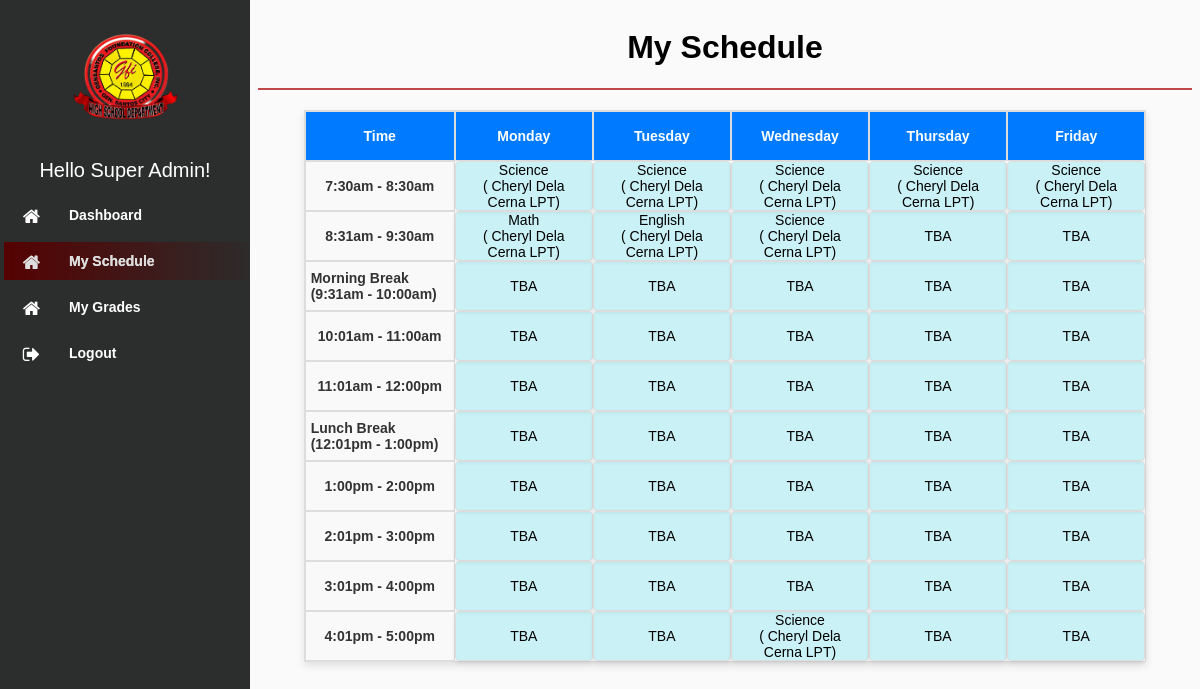
The app's page /modules_student/schedule/index.php (signed in) with its own data.
### tables this page shows
CREATE TABLE `subject` (
  `id` int(11) NOT NULL,
  `code` varchar(100) NOT NULL,
  `grade_level` varchar(100) NOT NULL,
  `name` varchar(100) NOT NULL,
  `details` varchar(100) NOT NULL,
  `teacher_id` varchar(100) NOT NULL,
  `del_status` varchar(100) NOT NULL
);

CREATE TABLE `scheduler` (
  `id` int(11) NOT NULL,
  `section` varchar(50) NOT NULL,
  `quarter` int(11) NOT NULL,
  `day` enum('Monday','Tuesday','Wednesday','Thursday','Friday') NOT NULL,
  `time_slot` varchar(20) NOT NULL,
  `subject` varchar(100) NOT NULL,
  `school_year` varchar(100) NOT NULL
);

### modules_student/schedule/index.php (the view, shortened to what this page needs)
<!DOCTYPE html>
<html lang="en">
<?php
$page = 'Schedule';
include "../../db_conn.php";
 ?>
<head>
    <link rel="stylesheet" type="text/css" href="../../assets/css/font-awesome-4.7.0/css/menu.css">
    <link rel="stylesheet" type="text/css" href="../../assets/css/font-awesome-4.7.0/css/style.css">
    <link rel="stylesheet" type="text/css" href="../../assets/css/font-awesome-4.7.0/css/font-awesome.min.css">
</head>
<body>
<?php include "../../navbar_student.php"; ?>
<div class="content">
<div class="header">
                <h1>My <?php if ($page) {echo $page;} ?></h1>
</div>
<div class="scheduler">
    <div class="header1">Time</div>
    <div class="header1">Monday</div>
    <div class="header1">Tuesday</div>
    <div class="header1">Wednesday</div>
    <div class="header1">Thursday</div>
    <div class="header1">Friday</div>
    <?php
    $getSectionQuery = mysqli_query($conn, "SELECT a.* FROM `section` a INNER JOIN section_student b WHERE b.section = a.id AND b.student = '$student_id'");
    $getSection = mysqli_fetch_assoc($getSectionQuery);
    if ($getSection) {
        $section = $getSection['id'];
        $schedQuery = mysqli_query($conn, "
        SELECT
    s.day,
    s.time_slot,
    sub.name AS subject_name,
    sec.name AS section_name,
    CONCAT(t.first_name, ' ',
           COALESCE(t.middle_name, ''), ' ',
           t.last_name, ' ',
           COALESCE(t.extension_name, '')) AS teacher_name
FROM `scheduler` s
LEFT JOIN `subject` sub ON s.subject = sub.id
LEFT JOIN `section` sec ON s.section = sec.id
LEFT JOIN `teacher` t ON sec.teacher_id = t.id  -- Joining teacher table to get teacher's name
WHERE s.section = '$section';
");
$schedule = [];
while ($row = mysqli_fetch_assoc($schedQuery)) {
    $day = strtolower(trim($row['day']));
    $time_slot = strtolower(trim($row['time_slot']));
    $schedule[$day][$time_slot] = $row['subject_name'] . "<br>( " . $row['teacher_name'] . ')';
}
    }
    ?>
    <?php
    $time_slots = [
        "7:30am - 8:30am",
        "8:31am - 9:30am",
        "Morning Break (9:31am - 10:00am)",
        "10:01am - 11:00am",
        "11:01am - 12:00pm",
        "Lunch Break (12:01pm - 1:00pm)",
        "1:00pm - 2:00pm",
        "2:01pm - 3:00pm",
        "3:01pm - 4:00pm",
        "4:01pm - 5:00pm"
    ];
    $days = ["monday", "tuesday", "wednesday", "thursday", "friday"];
    foreach ($time_slots as $time_slot) {
        $normalized_time_slot = strtolower(trim($time_slot));
        echo '<div class="time-slot">' . htmlspecialchars($time_slot) . '</div>';
        foreach ($days as $day) {
            $subject_name = isset($schedule[$day][$normalized_time_slot]) ? $schedule[$day][$normalized_time_slot] : "TBA";
            echo '<div class="subject">' . nl2br(htmlspecialchars_decode($subject_name)) . '</div>';
        }
    }
    ?>
</div>
<br>
</div>
</body>
</html>

### modules_student/schedule/index.php (style rules this page uses)
.scheduler { display: grid; grid-template-columns: 150px repeat(5, 1fr); grid-auto-rows: 50px; width: 100%; max-width: 90%; margin: 20px auto; background: white; border: 1px solid #ddd; box-shadow: 0 4px 8px rgba(0, 0, 0, 0.1); }
.scheduler div { border: 1px solid #ddd; padding: 5px; display: flex; align-items: center; justify-content: center; font-size: 14px; }
.scheduler .header1 { background-color: #007BFF; color: white; font-weight: bold; }
.scheduler .time-slot { background-color: #f9f9f9; font-weight: bold; color: #333; }
.scheduler .subject { background-color:rgba(108, 215, 230, 0.36); border: none; padding: 8px 12px; border-radius: 4px; cursor: pointer; box-shadow: 0 2px 4px rgba(0, 0, 0, 0.1); font-size: 14px; text-align: center; border: 1px solid #ddd; }

### records on screen
scheduler: teacher_name "Cheryl Dela Cerna LPT"
subject: name "Science"
scheduler: teacher_name "Cheryl Dela Cerna LPT"
scheduler: teacher_name "Cheryl Dela Cerna LPT"
scheduler: teacher_name "Cheryl Dela Cerna LPT"
scheduler: teacher_name "Cheryl Dela Cerna LPT"
scheduler: teacher_name "Cheryl Dela Cerna LPT"
subject: name "Math"
scheduler: teacher_name "Cheryl Dela Cerna LPT"
subject: name "English"
scheduler: teacher_name "Cheryl Dela Cerna LPT"
scheduler: teacher_name "Cheryl Dela Cerna LPT"

### other values on screen
$name "Super Admin"
$page "Schedule"
$time_slot "7:30am - 8:30am"
$time_slot "8:31am - 9:30am"
htmlspecialchars_decode($subject_name) "TBA"
$time_slot "Morning Break (9:31am - 10:00am)"
$time_slot "10:01am - 11:00am"
$time_slot "11:01am - 12:00pm"
$time_slot "Lunch Break (12:01pm - 1:00pm)"
$time_slot "1:00pm - 2:00pm"
$time_slot "2:01pm - 3:00pm"
$time_slot "3:01pm - 4:00pm"
$time_slot "4:01pm - 5:00pm"
